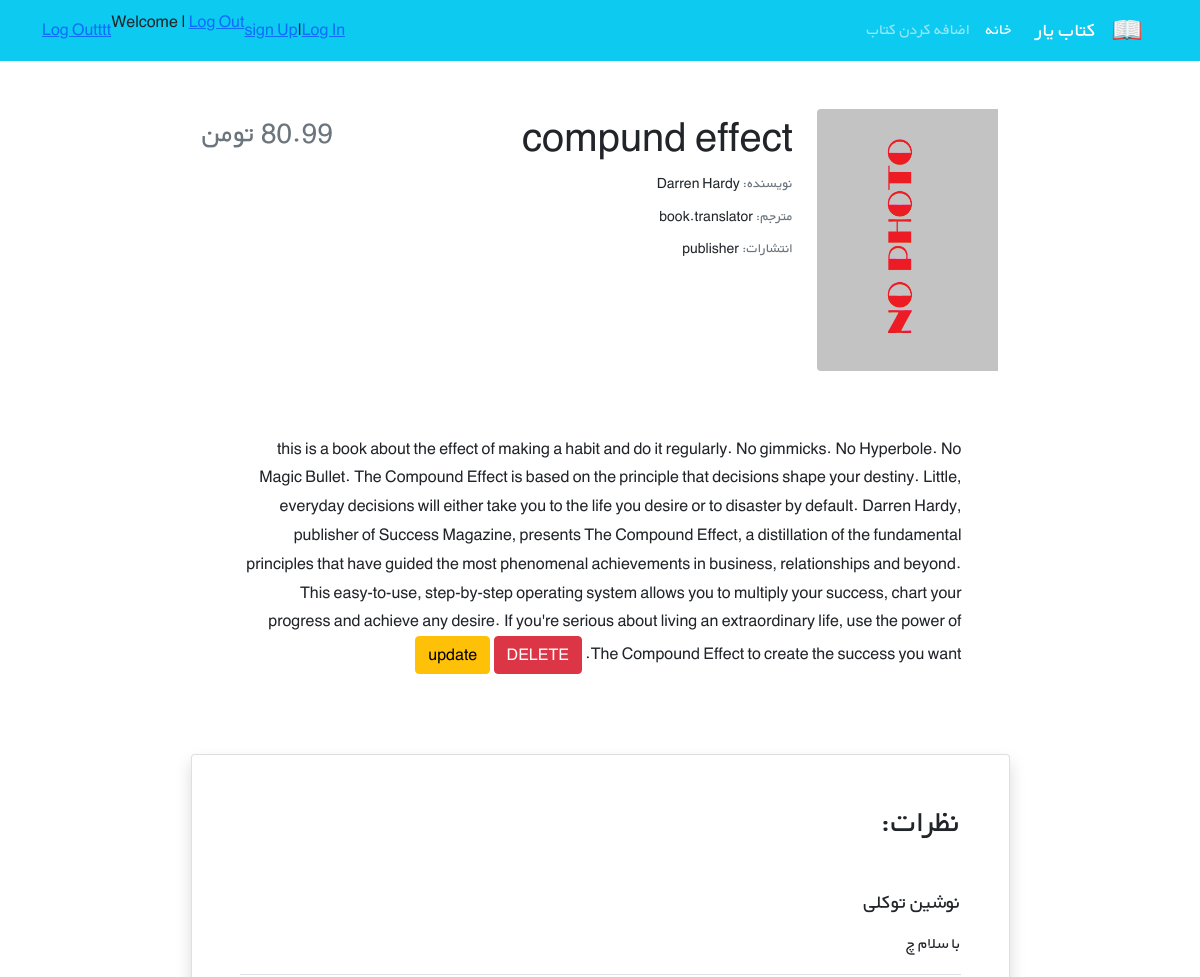
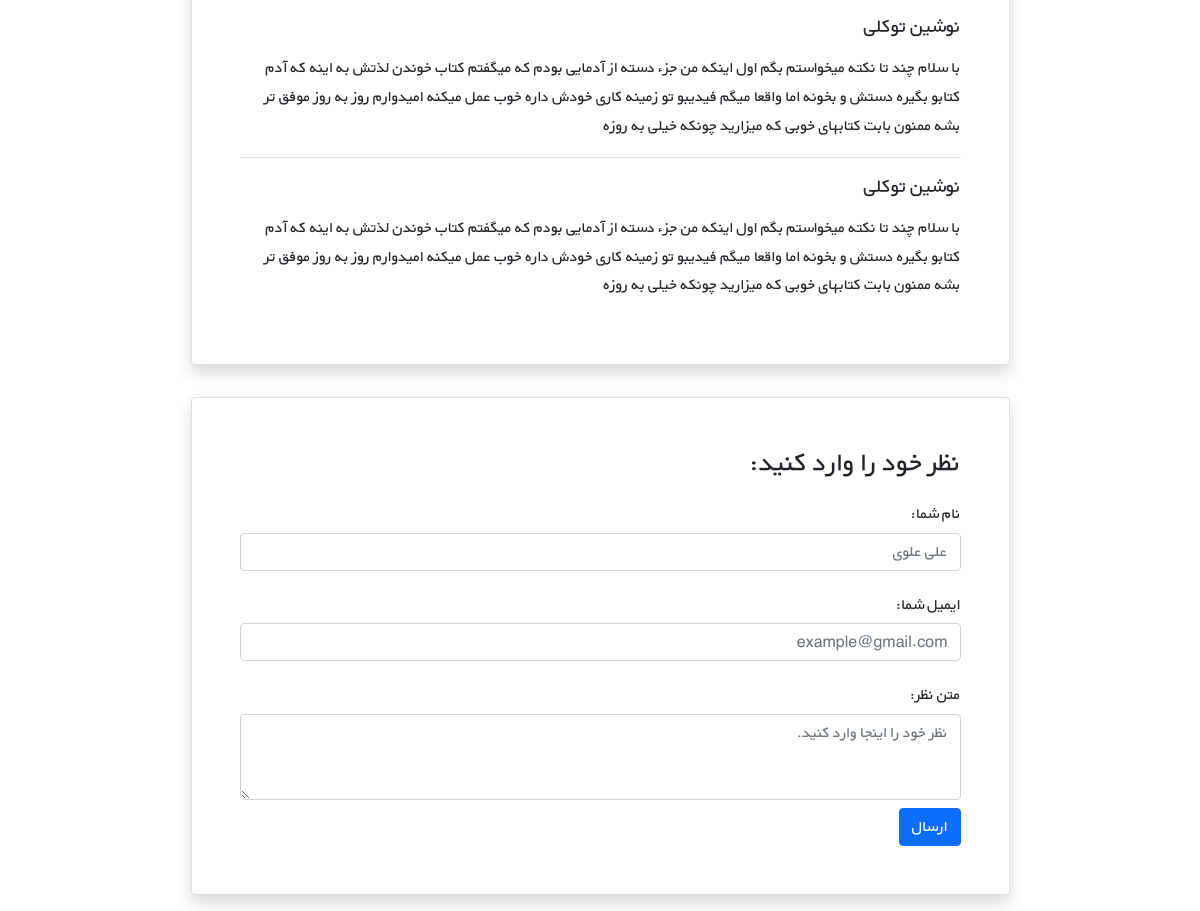
Page /books/9 on the committed database (2 pictures, top to bottom).
### books/models.py (models this page shows, shortened)
class Book(models.Model):
    title = models.CharField(max_length=200)
    author = models.CharField(max_length=200)
    brief = models.TextField()
    price = models.DecimalField(max_digits=5, decimal_places=2)
    cover = models.ImageField(upload_to='covers/', blank=True)

### books/views.py (the view)
# urls.py: path('<int:pk>', BookDetailView.as_view(), name='book_detail'),
class BookDetailView(generic.DetailView):
    model = Book
    template_name = 'books/book_detail.html'
    context_object_name = 'book'

### books/Templates/books/book_detail.html (shortened to what this page needs)
{% extends '_base.html' %}
{% load book_tags %}
{% block content %}
    <div class="container mt-5" dir="rtl">
        <div class="">
            <div class="">
                <div class="d-flex justify-content-center">
                    <div class="row w-sm-75 w-100">
                        <div class="col-xs-12 col-md-3 d-flex justify-content-center">
                            <div>
                                {% if book.cover %}
                                    <img src="{{ book.cover.url }}"
                                         class="img-fluid rounded-start" alt="...">
                                	{% else %}
                                    <img src="..\media\covers\no photo.png"
                                         class="img-fluid rounded-start" alt="...">
                                {% endif %}
                            </div>
                        </div>
                        <div class="col-xs-12 col-md-6 text-center text-md-end mt-md-1 mt-4">
                            <h1>{{ book.title }}</h1>
                            <h5 class="small my-1"><span class="text-muted">نویسنده: </span>{{ book.author }}</h5>
                            <h5 class="small my-1"><span class="text-muted">مترجم: </span>book.translator</h5>
                            <h5 class="small my-1"><span class="text-muted">انتشارات: </span>publisher</h5>
                        </div>
                        <div class="col-xs-12 col-md-3 d-flex flex-column">
                            <h3 class="align-self-center pt-2 text-muted align-self-md-end">
                                {{ book.price }} تومن
                            </h3>
                        </div>
                    </div>
                </div>
                <div class="d-flex justify-content-center">
                    <div class="my-3 p-5 w-sm-75 w-100">
                        {{ book.brief }}
                        <a href="{% url 'book_delete' book.id %}" class="btn btn-danger"> DELETE </a>
                        <a href="{% url 'book_update' book.id %}" class="btn btn-warning"> update </a>
                    </div>
                </div>
                <div class="d-flex justify-content-center">
                <div class="card shadow my-3 p-5 w-sm-75 w-100">
                    <h2 class="mb-5">نظرات:</h2>
                    <div class="border-bottom mb-3">
                        <h5 class="mb-3">نوشین توکلی</h5>
                        <p>با سلام چ</p>
                    </div>
                    <div class="border-bottom mb-3">
                        <h5 class="mb-3">نوشین توکلی</h5>
                        <p>با سلام چند تا نکته میخواستم بگم اول اینکه من جزء دسته از آدمایی بودم که میگفتم کتاب خوندن لذتش
                            به اینه که آدم کتابو بگیره دستش و بخونه اما واقعا میگم فیدیبو تو زمینه کاری خودش داره خوب عمل
                            میکنه امیدوارم روز به روز موفق تر بشه ممنون بابت کتابهای خوبی که میزارید چونکه خیلی به روزه</p>
                    </div>
                    <div>
                        <h5 class="mb-3">نوشین توکلی</h5>
                        <p>با سلام چند تا نکته میخواستم بگم اول اینکه من جزء دسته از آدمایی بودم که میگفتم کتاب خوندن لذتش
                            به اینه که آدم کتابو بگیره دستش و بخونه اما واقعا میگم فیدیبو تو زمینه کاری خودش داره خوب عمل
                            میکنه امیدوارم روز به روز موفق تر بشه ممنون بابت کتابهای خوبی که میزارید چونکه خیلی به روزه</p>
                    </div>
                </div>
            </div>
                <div class="d-flex justify-content-center">
                <div class="card shadow my-3 p-5 w-sm-75 w-100">
                    <h3>نظر خود را وارد کنید:</h3>
                    <form method="POST">
                        <div class="form-group py-2">
                            <label class="py-1" for="author_name">نام شما:</label>
                            <input type="text" class="form-control" placeholder="علی علوی" name="author_name">
                        </div>
                        <div class="form-group py-2">
                            <label class="py-1" for="email">ایمیل شما:</label>
                            <input type="email" class="form-control" placeholder="example@gmail.com" name="email">
                        </div>
                        <div class="form-group py-2">
                            <label class="py-1" for="comment_text">متن نظر:</label>
                            <textarea class="form-control" name="text" rows="3"
                                      placeholder="نظر خود را اینجا وارد کنید."></textarea>
                        </div>
                        <button type="submit" class="btn btn-primary">ارسال</button>
                    </form>
                </div>
            </div>
            </div>
        </div>
    </div>
{% endblock %}

### templates/_base.html (shortened to what this page needs)
{% load static %}
<!doctype html>
<head>
    <link href="https://cdn.jsdelivr.net/npm/bootstrap@5.1.3/dist/css/bootstrap.min.css" rel="stylesheet"
>
    <link rel="stylesheet" href="{% static 'css/style.css' %}">
</head>
<body>
<nav class="navbar navbar-expand-lg navbar-dark bg-info" dir="rtl">
    <div class="container">
        <a class="navbar-brand" href="{% url 'home' %}">
            <img src="{% static 'icons/book.png' %}" alt="" height="30"
                 class="d-inline-block align-text-top">
        </a>
        <a class="navbar-brand mx-3" href="{% url 'home' %}">کتاب یار</a>
        <div class="collapse navbar-collapse" id="navbarNavAltMarkup">
            <div class="navbar-nav">
                <a class="nav-link active" aria-current="page" href="{% url 'book_list' %}">خانه</a>
                <a class="nav-link" href="{% url "book_create" %}">اضافه کردن کتاب</a>
            </div>
        </div>
            {% if user.is_authenticated %}
                <form action="{% url 'logout' %}" method="post">
                    <p>Welcome {{ user.username }} | <button type="submit">log Out</button></p>
                    {% csrf_token %}
                </form>
            {% else %}
                <a href="{% url 'login' %}">Log In</a> | <a href="{% url 'signup' %}">sign Up</a>
            {% endif %}
            <p>Welcome {{ user.username }} | <a href="{% url 'logout' %}">Log Out</a></p>
            <a href="{% url 'logout' %}">Log Outttt</a>
        </div>
</nav>
<div class="container">
    {% block content %}
    {% endblock %}
</div>
</body>
</html>

### static/css/style.css (style rules this page uses)
* { font-family: 'BYekan', sans-serif; line-height: 1.8rem; }
@media (min-width: 576px) { .w-sm-75 { width: 75%!important; } }

### rows in the picture
Book: title "compund effect", author "Darren Hardy", brief "this is a book about the effect of making a habit and do it regularly. No gimmicks. No Hyperbole. No Magic Bullet. The Compound Effect is based on the principle that decisions shape your destiny. Little, everyday decisions will either take you to the life you desire or to disaster by default. Darren Hardy, publisher of Success Magazine, presents The Compound Effect, a distillation of the fundamental principles that have guided the most phenomenal achievements in business, relationships and beyond. This easy-to-use, step-by-step operating system allows you to multiply your success, chart your progress and achieve any desire. If you're serious about living an extraordinary life, use the power…"
